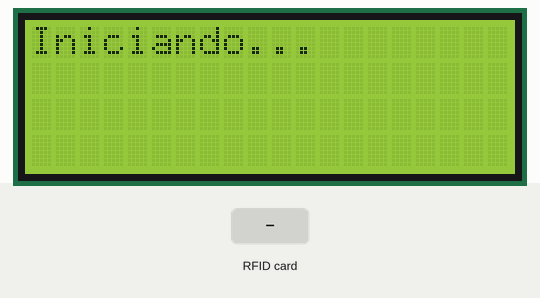
The sketch below on a simulated ESP32. Shown: 20×4 character LCD. The inputs (shaded band) are chosen by the test bench. What the sketch prints to the serial monitor is not drawn.

Above: at 0.1 s.
At 2.3 s:
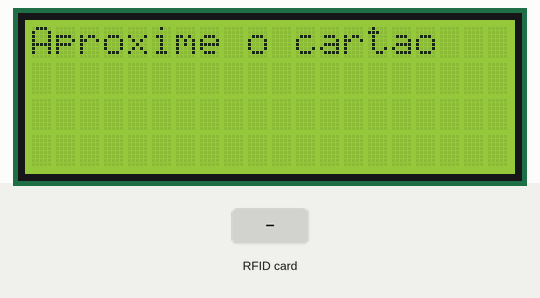
2.4 s: RFID card 5E 7A 19 C4 held to the reader
At 3.4 s:
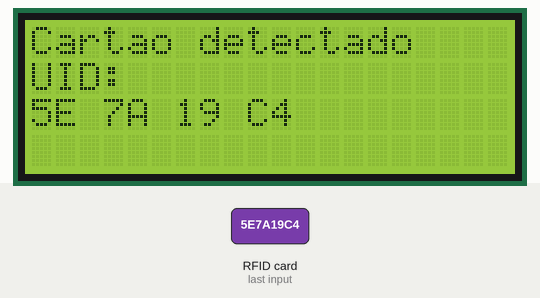
Timing chart, 0 to 5.4 s (numbered marks = the images above; inputs shaded):
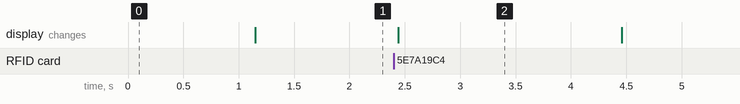

The sketch:

RFID.ino
```cpp
#include <Wire.h>
#include <LiquidCrystal_I2C.h>
#include <SPI.h>
#include <MFRC522.h>

// ===== LCD =====
LiquidCrystal_I2C lcd(0x27, 20, 4);

// ===== RFID =====
#define SS_PIN 5   // SDA (SS)
#define RST_PIN 4  // PINO RST 4

MFRC522 rfid(SS_PIN, RST_PIN);

void setup() {
  Serial.begin(115200);

  // ===== I2C (LCD) =====
  Wire.begin(21, 22); // SDA = 21 | SCL = 22

  lcd.init();
  lcd.backlight();

  lcd.clear();
  lcd.setCursor(0, 0);
  lcd.print("Iniciando...");

  // ===== SPI (RFID) =====
  SPI.begin(18, 19, 23, 5);
  // PINOS SCK = 18, MISO = 19, MOSI = 23, SS = 5

  rfid.PCD_Init(); // INICIALIZA O RFID

  delay(1000);

  lcd.clear();
  lcd.setCursor(0, 0);
  lcd.print("Aproxime o cartao");
}

void loop() {

  // ===== VERIFICA SE TERM CARTÃO =====
  if (!rfid.PICC_IsNewCardPresent()) {
    return;
  }

  // ===== TENTA LER O CARTÃO =====
  if (!rfid.PICC_ReadCardSerial()) {
    return;
  }

  // ===== CARTÃO DETECTADO =====
  Serial.println("Cartao detectado!");

  lcd.clear();
  lcd.setCursor(0, 0);
  lcd.print("Cartao detectado");

  // ===== LÊ UID DO CARTÃO =====
  String uid = "";

  for (byte i = 0; i < rfid.uid.size; i++) {
    uid += String(rfid.uid.uidByte[i], HEX);
    uid += " ";
  }

  uid.toUpperCase(); // PASSA PARA CAIXA ALTA

  // ===== Serial =====
  Serial.print("UID: ");
  Serial.println(uid);

  // ===== LCD =====
  lcd.setCursor(0, 1);
  lcd.print("UID:");

  lcd.setCursor(0, 2);
  lcd.print(uid);

  delay(2000);

  // ===== FINALIZA LEITURA =====
  rfid.PICC_HaltA();

  lcd.clear();
  lcd.setCursor(0, 0);
  lcd.print("Aproxime o cartao");
}
```

Measured:
- after the input at 2.4 s, the display: changes at once (image 2)
- what the display in image 2 shows lasts 2.1 s, from 2.4 s to 4.5 s
